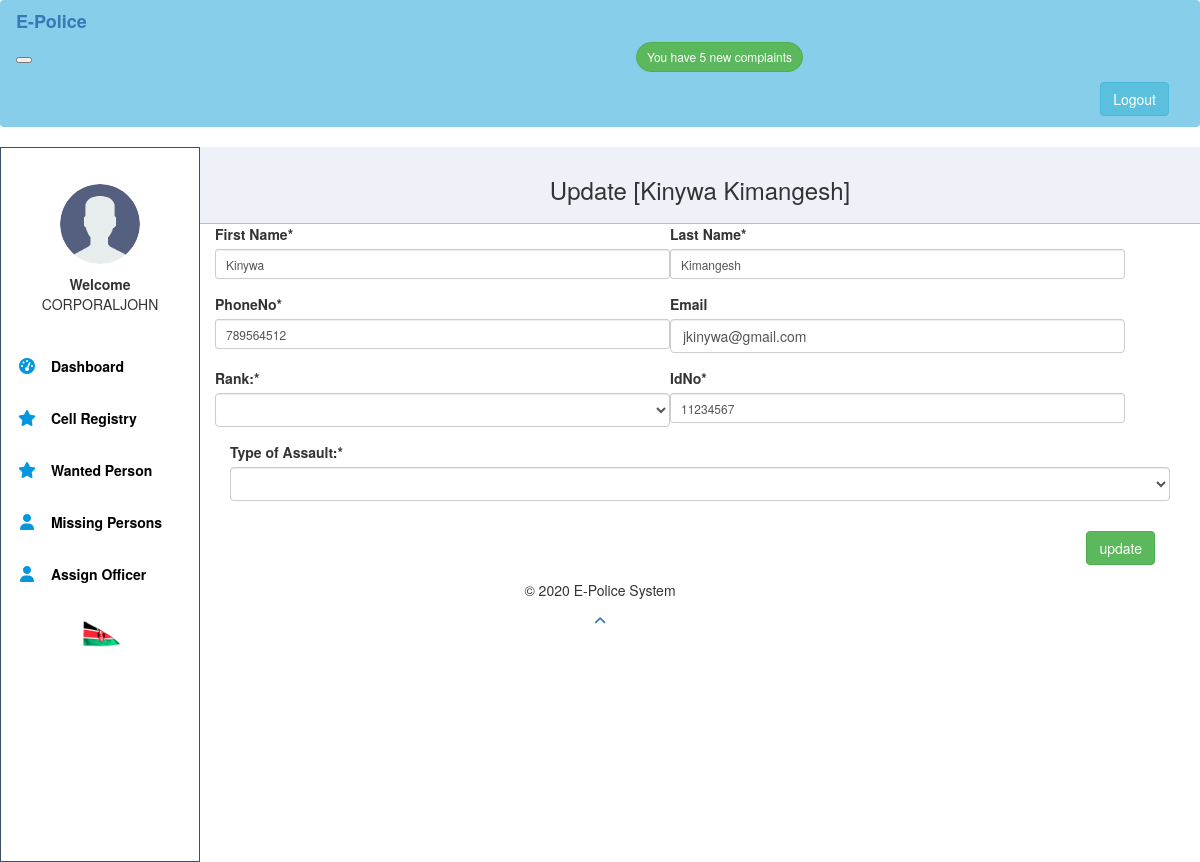
The page /policeeditassignedofficer.php?edit=0 (signed in) on the database its author committed.
### tables this page shows
CREATE TABLE `assignofficer` (
  `ID` int(100) NOT NULL,
  `firstname` varchar(255) NOT NULL,
  `lastname` varchar(255) NOT NULL,
  `phoneno` int(100) NOT NULL,
  `email` varchar(255) NOT NULL,
  `idno` int(100) NOT NULL,
  `assault` varchar(255) NOT NULL,
  `rank` varchar(255) NOT NULL
);

### policeeditassignedofficer.php (the view, shortened to what this page needs)
<?php
 require('includes/config.php');
?>
<?php include('includes/header.php');  ?>
<div class="main-content">
    <?php
    if(isset($_REQUEST['edit']))
      {
    $id=intval($_GET['edit']);
$sql="SELECT* FROM assignofficer
WHERE id=$id";
    $results = mysqli_query($conn, $sql);
    $resultCheck = mysqli_num_rows($results);
    if ($resultCheck > 0) {
    foreach($results as $result)
    {
    ?>
  <div class="title">
<h3><center>Update  [<?php echo $result["firstname"]?>  <?php echo $result["lastname"] ?>]</center></h3>
  </div>
<div class="col-md-12">
<form method="post" action="policeviewassignedofficer.php" class="form-horizontal">
  <div class="form-row">
    <div class="form-group col-md-6">
      <label for="name">First Name*</label>
      <input class="form-control input-sm" name="firstname" type="text" autocomplete="off" required value='<?php echo $result["firstname"]  ?>' required autofocus>
  </div>
   <div class="form-group col-md-6">
      <label for="name">Last Name*</label>
      <input class="form-control input-sm" name="lastname" type="text" autocomplete="off" required value='<?php echo $result["lastname"]  ?>'required autofocus>
  </div>
<div class="form-group col-md-6">
    <label for="inputlg">PhoneNo*</label>
    <input type="text" class="form-control input-sm" name="phoneno"  autocomplete="off"  required   onkeypress="return this.value.length <10;" oninput="if(this.value.length>=10) { this.value = this.value.slice(0,10); }" / value='<?php echo $result["phoneno"]  ?>' required autofocus>
  </div>
  <div class="form-group col-md-6">
      <label>Email</label>
      <input type="email" class="form-control" name="email" autocomplete="off" required value='<?php echo $result["email"]  ?>' required autofocus>
    </div>
 <div class="form-group col-md-6">
  <label for="sel1">Rank:*</label>
  <select class="form-control" name="rank" autocomplete="off"  required autofocus>
   <option></option>
    <option>Police</option>
</select>
</div>
    <div class="form-group col-md-6">
    <label for="inputsm">IdNo*</label>
    <input type="text" autocomplete="off" class="form-control input-sm" required name="idno"  onkeypress="return this.value.length < 8;" oninput="if(this.value.length>=8) { this.value = this.value.slice(0,8); }" value='<?php echo $result["idno"]  ?>' required autofocus/>
  </div>
   <div class="col-md-12">
  <label for="sel1">Type of Assault:*</label>
  <select class="form-control" name="assault" autocomplete="off"  required>
    <option></option>
   <option>Robery</option>
  </select>
</div>
   <div class="form-group col-md-12">
   <button type="submit" class="btn btn-success submitButton"  name="update">update</button>
       </div>
  </div>
 </form>
<?php  }}}?>
</div>
   </div>
<?php include('includes/footer.php');?>

### css/style.css (style rules this page uses)
body { background-color: #fff; }
.main-content { margin-top: 0; padding: 0; }
.main-content .title { background-color: #eef1f7; border-bottom: 1px solid #b8bec9; padding: 10px 20px; font-weight: 700; color: #333; font-size: 18px; }
@media screen and (min-width: 600px) { .main-content { margin-left: 70px; } }
@media screen and (min-width: 800px) { .main-content { margin-left: 200px; } }
.submitButton { margin-top: 30px; float: right; }
label { font-weight: bold; }

### rows shown on the page
assignofficer: firstname "Kinywa", lastname "Kimangesh", phoneno "789564512", email "jkinywa@gmail.com", idno "11234567"

### other values the page prints
$resultCheck "5"
$_SESSION['username'] "CORPORALJOHN"
